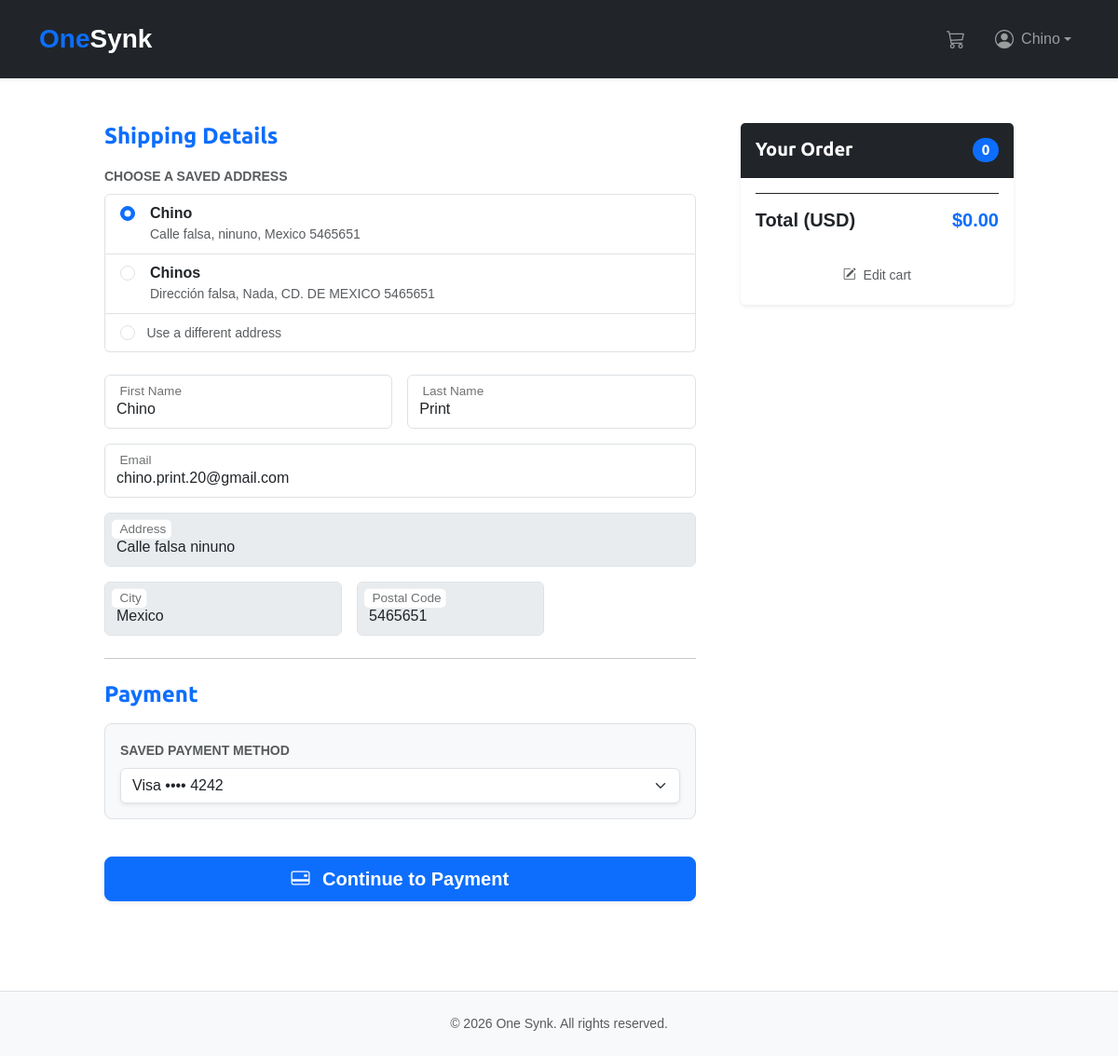
The app's page /orders/create/ (signed in) with its own data.
### accounts/models.py (models this page shows, shortened)
class CustomUser(AbstractUser):
    phone_regex = RegexValidator(
        regex=r"^\d{10}$",
        message=_("Phone number must be exactly 10 digits (e.g., 5522445104)."),
    )
    USER_TYPE_CHOICES = (
        ("regular_user", "Regular User"),
        ("wholesaler", "Wholesaler"),
    )
    class UserTypes(models.TextChoices):
        REGULAR = "regular_user", _("Regular User")
        WHOLESALER = "wholesaler", _("Wholesaler")
    phone = models.CharField(
        _("phone number"),
        max_length=10,
        validators=[phone_regex],
        blank=True,
        null=True,
        help_text=_("Format: 5522445104"),
    )
    user_type = models.CharField(
        max_length=20,
        choices=USER_TYPE_CHOICES,
        default="regular_user",
        help_text=_(
            "Designates whether the user is a regular customer or a wholesaler."
        ),
    )
    stripe_customer_id = models.CharField(
        _("Stripe Customer ID"),
        max_length=255,
        blank=True,
        null=True,
        unique=True,
        help_text=_("Unique identifier for the customer in Stripe."),
    )
    payment_method = models.CharField(
        _("default payment method"),
        max_length=255,
        blank=True,
        null=True,
        help_text=_("ID of the default payment method in Stripe."),
    )
    created_at = models.DateTimeField(_("created at"), auto_now_add=True)
    updated_at = models.DateTimeField(_("updated at"), auto_now=True)
    class Meta:
        verbose_name = _("User")
        verbose_name_plural = _("Users")
        ordering = ["-created_at"]

### orders/models.py (models this page shows, shortened)
class Address(models.Model):
    class AddressType(models.TextChoices):
        HOME = "home", _("Home")
        OFFICE = "office", _("Office")
        OTHER = "other", _("Other")
    COUNTRY_CHOICES = (
        ("MX", _("Mexico")),
        ("US", _("United States")),
        ("ES", _("Spain")),
    )
    STATE_CHOICES = (
        ("CDMX", "Ciudad de México"),
        ("MEX", "Estado de México"),
        ("QRO", "Querétaro"),
    )
    user = models.ForeignKey(
        CustomUser,
        on_delete=models.CASCADE,
        related_name="addresses",
        verbose_name=_("user"),
    )
    address_line1 = models.CharField(
        _("address line 1"),
        max_length=255,
        help_text=_("Street, number, and apartment"),
    )
    address_line2 = models.CharField(
        _("address line 2"),
        max_length=255,
        blank=True,
        null=True,
        help_text=_("Additional information (floor, reference, etc.)"),
    )
    city = models.CharField(_("city"), max_length=100)
    state = models.CharField(_("state"), max_length=50, choices=STATE_CHOICES)
    postal_code = models.CharField(_("postal code"), max_length=10)
    country = models.CharField(
        _("country"), max_length=2, choices=COUNTRY_CHOICES, default="MX"
    )
    phone = models.CharField(
        _("phone number"),
        max_length=15,
        help_text=_("Contact telephone number for shipping"),
    )
    recipient_name = models.CharField(
        _("recipient name"),
        max_length=200,
        help_text=_("Name of the person receiving the package"),
    )
    is_default = models.BooleanField(
        _("default address"),
        default=False,
    )
    address_type = models.CharField(
        _("address type"),
        max_length=10,
        choices=AddressType.choices,
        default=AddressType.HOME,
    )
    created_at = models.DateTimeField(auto_now_add=True)
    updated_at = models.DateTimeField(auto_now=True)
    class Meta:
        verbose_name = _("Address")
        verbose_name_plural = _("Addresses")
        ordering = ["-is_default", "-created_at"]
        indexes = [
            models.Index(fields=["user", "-is_default"]),
        ]

### orders/views.py (the view)
# urls.py: path("create/", views.order_create, name="order_create"),
@require_http_methods(["GET", "POST"])
def order_create(request):
    cart = Cart(request)
    default_address = None
    user_addresses = None
    if request.user.is_authenticated:
        default_address = AddressService.get_default_address(request.user)
        user_addresses = request.user.addresses.all()
    if request.method == "POST":
        post_data = request.POST.copy()
        selected_addr_id = post_data.get("selected_address")
        selected_addr = None
        if selected_addr_id:
            try:
                selected_addr = Address.objects.get(
                    id=selected_addr_id, user=request.user
                )
                addr = selected_addr.address_line1 or ""
                if selected_addr.address_line2:
                    addr = f"{addr} {selected_addr.address_line2}"
                post_data["address"] = addr
                post_data["postal_code"] = selected_addr.postal_code or ""
                post_data["city"] = selected_addr.city or ""
            except Address.DoesNotExist:
                selected_addr = None
        form = OrderCreateForm(post_data)
        if form.is_valid():
            order = OrderService.create_order_from_cart(
                cart, form, user=request.user if request.user.is_authenticated else None
            )
            request.session["order_id"] = order.id
            chosen_address = None
            if request.user.is_authenticated:
                chosen_address = selected_addr or default_address
            if chosen_address:
                order.shipping_address = chosen_address
                addr_text = chosen_address.address_line1 or ""
                if chosen_address.address_line2:
                    addr_text = f"{addr_text} {chosen_address.address_line2}"
                order.address = addr_text
                order.postal_code = chosen_address.postal_code or order.postal_code
                order.city = chosen_address.city or order.city
                order.save()
            return redirect(reverse("payment:process"))
    else:
        initial = {}
        if request.user.is_authenticated:
            if getattr(request.user, "first_name", None):
                initial["first_name"] = request.user.first_name
            if getattr(request.user, "last_name", None):
                initial["last_name"] = request.user.last_name
            if getattr(request.user, "email", None):
                initial["email"] = request.user.email
        if default_address:
            addr = default_address.address_line1 or ""
            if default_address.address_line2:
                addr = f"{addr} {default_address.address_line2}"
            initial.update(
                {
                    "address": addr,
                    "postal_code": default_address.postal_code,
                    "city": default_address.city,
                }
            )
        form = OrderCreateForm(initial=initial)
    return render(request, "orders/order/create.html", {"cart": cart, "form": form})

### orders/templates/orders/order/create.html (shortened to what this page needs)
{% extends "shop/base.html" %}
{% load i18n %}
{% load static %}
{% block content %}
<div class="container my-5">
    <div class="row g-5">
        <div class="col-md-7 col-lg-8">
            <h4 class="mb-3 fw-bold text-primary">{% trans "Shipping Details" %}</h4>
            <form method="post" class="needs-validation" novalidate>
                {% if user.is_authenticated and user.addresses.exists %}
                    <div class="mb-4">
                        <label class="form-label small fw-bold text-muted text-uppercase">{% trans "Choose a saved address" %}</label>
                        <div class="list-group mb-3">
                            {% for addr in user.addresses.all %}
                                <label class="list-group-item d-flex justify-content-between align-items-start">
                                    <div class="form-check w-100 d-flex align-items-start">
                                        <input class="form-check-input me-2" type="radio" name="selected_address" id="addr_{{ addr.id }}" value="{{ addr.id }}" data-address-full="{{ addr.address_line1 }}{% if addr.address_line2 %} {{ addr.address_line2 }}{% endif %}" data-postal-code="{{ addr.postal_code }}" data-city="{{ addr.city }}" data-recipient-name="{{ addr.recipient_name }}" {% if addr.is_default %}checked{% endif %}>
                                        <div class="ms-2">
                                            <div class="fw-bold">{{ addr.recipient_name }}</div>
                                            <div class="small text-muted">{{ addr.address_line1 }}{% if addr.address_line2 %}, {{ addr.address_line2 }}{% endif %}, {{ addr.city }} {{ addr.postal_code }}</div>
                                        </div>
                                    </div>
                                </label>
                            {% endfor %}
                            <label class="list-group-item">
                                <input class="form-check-input me-2" type="radio" name="selected_address" id="addr_new" value="">
                                <span class="small text-muted">{% trans "Use a different address" %}</span>
                            </label>
                        </div>
                    </div>
                {% endif %}
                <div class="row g-3">
                    <div class="col-sm-6">
                        <div class="form-floating">
                            {{ form.first_name }}
                            <label for="{{ form.first_name.id_for_label }}">{% trans "First Name" %}</label>
                        </div>
                    </div>
                    <div class="col-sm-6">
                        <div class="form-floating">
                            {{ form.last_name }}
                            <label for="{{ form.last_name.id_for_label }}">{% trans "Last Name" %}</label>
                        </div>
                    </div>
                    <div class="col-12">
                        <div class="form-floating">
                            {{ form.email }}
                            <label for="{{ form.email.id_for_label }}">{% trans "Email" %}</label>
                        </div>
                    </div>
                    <div class="col-12">
                        <div class="form-floating">
                            {{ form.address }}
                            <label for="{{ form.address.id_for_label }}">{% trans "Address" %}</label>
                        </div>
                    </div>
                    <div class="col-md-5">
                        <div class="form-floating">
                            {{ form.city }}
                            <label for="{{ form.city.id_for_label }}">{% trans "City" %}</label>
                        </div>
                    </div>
                    <div class="col-md-4">
                        <div class="form-floating">
                            {{ form.postal_code }}
                            <label for="{{ form.postal_code.id_for_label }}">{% trans "Postal Code" %}</label>
                        </div>
                    </div>
                </div>
                <hr class="my-4">
                <h4 class="mb-3 fw-bold text-primary">{% trans "Payment" %}</h4>
                {% if user.is_authenticated and user.payment_methods.all %}
                    <div class="p-3 bg-light rounded-3 mb-3 border">
                        <label for="payment_method" class="form-label small fw-bold text-muted text-uppercase">{% trans "Saved Payment Method" %}</label>
                        <select id="payment_method" name="payment_method" class="form-select shadow-sm">
                            {% for pm in user.payment_methods.all %}
                                <option value="{{ pm.id }}" {% if pm.is_default %}selected{% endif %}>
                                    {{ pm.get_card_type_display }} •••• {{ pm.last_four_digits }}
                                </option>
                            {% endfor %}
                        </select>
                    </div>
                {% else %}
                    <p class="text-muted small">
                        <i class="bi bi-shield-lock-fill me-1"></i>
                        {% trans "You will be redirected to a secure Stripe page to complete your payment." %}
                    </p>
                {% endif %}
                <button class="w-100 btn btn-primary btn-lg fw-bold shadow-sm mt-4" type="submit">
                    <i class="bi bi-credit-card-2-back me-2"></i> {% trans "Continue to Payment" %}
                </button>
            </form>
        </div>
        <div class="col-md-5 col-lg-4">
            <div class="card border-0 shadow-sm sticky-top" style="top: 2rem; z-index: 10;">
                <div class="card-header bg-dark text-white py-3">
                    <h5 class="mb-0 fw-bold d-flex justify-content-between">
                        <span>{% trans "Your Order" %}</span>
                        <span class="badge bg-primary rounded-pill">{{ cart|length }}</span>
                    </h5>
                </div>
                <div class="card-body">
                    <ul class="list-group list-group-flush mb-3">
                        <li class="list-group-item d-flex justify-content-between px-0 pt-3 border-top border-dark">
                            <span class="h5 fw-bold">{% trans "Total (USD)" %}</span>
                            <strong class="h5 fw-bold text-primary">${{ cart.get_total_price_after_discount|floatformat:2 }}</strong>
                        </li>
                    </ul>
                    <div class="text-center">
                        <a href="{% url 'cart:cart_detail' %}" class="btn btn-link btn-sm text-decoration-none text-muted">
                            <i class="bi bi-pencil-square me-1"></i> {% trans "Edit cart" %}
                        </a>
                    </div>
                </div>
            </div>
        </div>
    </div>
</div>
{% endblock %}

### shop/templates/shop/base.html (shortened to what this page needs)
{% load static %}
{% load i18n %}
<!DOCTYPE html>
<html lang="en">
<head>
    <link href="https://cdn.jsdelivr.net/npm/bootstrap@5.3.0/dist/css/bootstrap.min.css" rel="stylesheet">
    <link rel="stylesheet" href="https://cdn.jsdelivr.net/npm/bootstrap-icons@1.11.0/font/bootstrap-icons.css">
    <link href="{% static 'css/base.css' %}" rel="stylesheet">
</head>
<body>
    <nav class="navbar navbar-expand-lg navbar-dark bg-dark shadow-sm py-3">
        <div class="container">
            <a href="{% url 'shop:product_list' %}" class="navbar-brand fw-bold fs-3">
                <span class="text-primary">One</span>Synk
            </a>
            <div class="collapse navbar-collapse" id="mainNav">
                <ul class="navbar-nav ms-auto align-items-center">
                    <li class="nav-item me-lg-3">
                        <a class="nav-link position-relative" href="{% url 'cart:cart_detail' %}">
                            <i class="bi bi-cart3 fs-5"></i>
                        </a>
                    </li>
                    {% if user.is_authenticated %}
                        <li class="nav-item dropdown">
                            <a class="nav-link dropdown-toggle d-flex align-items-center" href="#" id="userDropdown" role="button" data-bs-toggle="dropdown">
                                <i class="bi bi-person-circle fs-5 me-2"></i>
                                <span>{{ user.first_name|default:user.username }}</span>
                            </a>
                        </li>
                    {% endif %}
                </ul>
            </div>
        </div>
    </nav>
    <main id="content" class="min-vh-100">
        {% block content %}{% endblock %}
    </main>
    <footer class="bg-light py-4 border-top mt-5">
        <div class="container text-center">
            <p class="text-muted small mb-0">&copy; 2026 One Synk. {% trans "All rights reserved." %}</p>
        </div>
    </footer>
</body>
</html>

### records on screen
CustomUser: first_name "Chino", last_name "Print", email "chino.print.20@gmail.com"
Address: is_default "☑ Chino Calle falsa, ninuno, Mex", recipient_name "Chino", address_line1 "Calle falsa", address_line2 "ninuno", city "Mexico", postal_code "5465651"
Address: is_default "☐ Chinos Dirección falsa, Nada,", recipient_name "Chinos", address_line1 "Dirección falsa", address_line2 "Nada", city "CD. DE MEXICO", postal_code "5465651"

### other values on screen
{{ cart|length }} "0"
{{ cart.get_total_price_after_discount|floatformat:2 }} "0.00"
form field payment_method "Visa •••• 4242"
